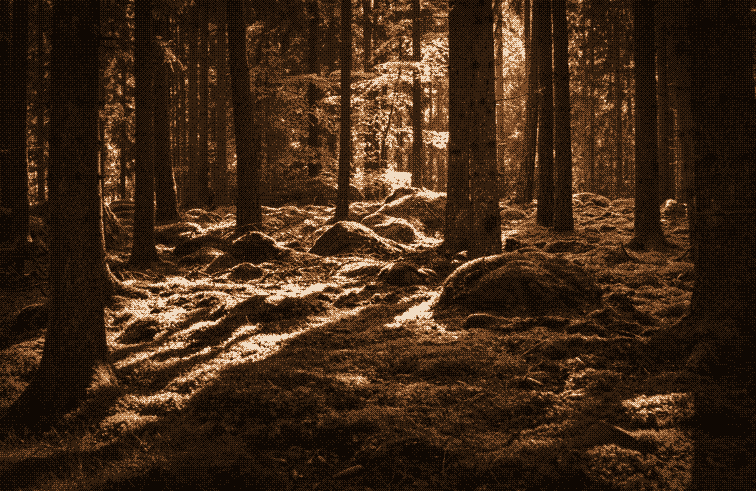
#> input picture assets/dz-about-forest-photo-bark.png, 1512 x 982 px, given in place of about-project-photo.jpg, which was not available (shown at 1/2 size)
$ python make-headings.py
#> lines starting #> are read from the running program, lines starting #| are printed output that depends on the picture
#!/usr/bin/env python3
"""Turns heading photos into monochrome, ordered-dithered versions in a page colour
(same look as home-01..05). Writes assets/dz-<photo>-<ramp>.png.   Run: python3 tools/make-headings.py"""
import os, numpy as np
from PIL import Image, ImageOps, ImageFilter

A = os.path.join(os.path.dirname(__file__), '..', 'assets')
W, H, DOT = 1512, 982, 2           # output size; each dither dot is DOT px

RAMPS = {   # dark -> light, five tones per colour
  'lake': ['#050d16', '#0e2a44', '#1f5a87', '#6aa3c9', '#d6ebf7'],
  'green': ['#04100a', '#0e3023', '#1f6b4c', '#7fbf9c', '#dff3e6'],
  'bark': ['#0f0803', '#35200f', '#7a4a26', '#c28a58', '#f1dcc3'],
}
JOBS = [  # (source photo, ramp)
  ('about-project-photo.jpg', 'lake'), ('about-project-photo.jpg', 'bark'),
  ('student-writing.jpg', 'bark'), ('student-writing.jpg', 'green'),
  ('card-singapore-image.jpg', 'lake'), ('card-microsoft-image.jpg', 'lake'),
  ('course-systems-map.jpg', 'lake'), ('course-lofi-prototype.jpg', 'green'),
  ('about-forest-photo.jpg', 'green'), ('about-forest-photo.jpg', 'bark'),
  ('pinecones.jpg', 'green'), ('pinecones.jpg', 'bark'), ('spider-web.jpg', 'bark'),
]

def bayer(n):
    if n == 1: return np.array([[0]])
    b = bayer(n // 2)
    return np.block([[4*b, 4*b+2], [4*b+3, 4*b+1]])

def hexrgb(h): return tuple(int(h[i:i+2], 16) for i in (1, 3, 5))

def make(src, ramp):
#> called with src = 'about-project-photo.jpg', ramp = 'lake'
    im = Image.open(os.path.join(A, src)).convert('L')
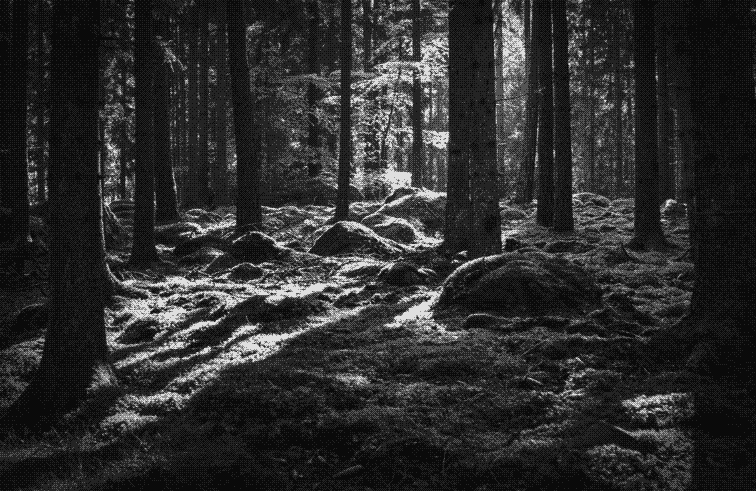
#> im: PIL image 1512x982 L (shown at 1/2 size); min 10, max 223, mean 44.4
    im = ImageOps.fit(im, (W // DOT, H // DOT), Image.LANCZOS, centering=(0.5, 0.5))
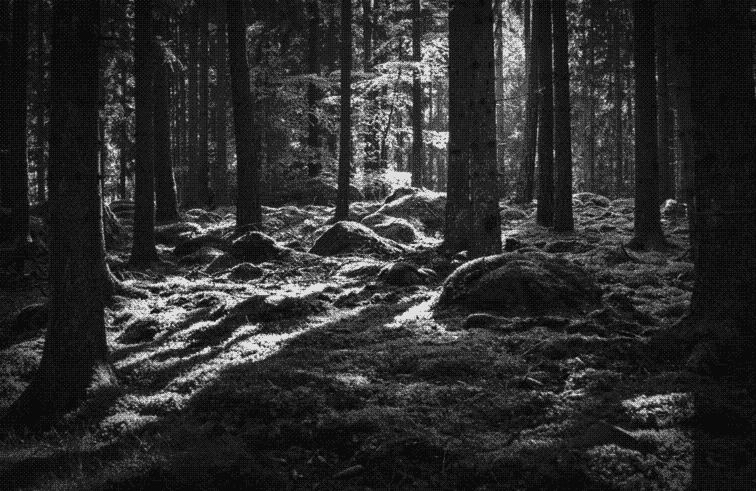
#> im: PIL image 756x491 L; min 6, max 230, mean 44.4
    im = ImageOps.autocontrast(im, cutoff=1.5).filter(ImageFilter.GaussianBlur(0.4))
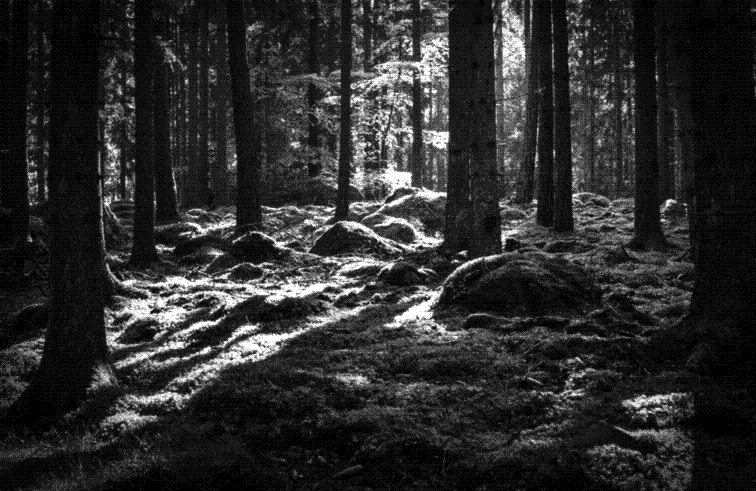
#> im: PIL image 756x491 L; min 0, max 255, mean 43.9
    v = (np.array(im).astype(float) / 255) ** 1.15          # slightly darker mid-tones
    pal = np.array([hexrgb(c) for c in RAMPS[ramp]], dtype=np.uint8)
    L = len(pal)
    h, w = v.shape
#> h = 491; w = 756
    thr = np.tile((bayer(8) + 0.5) / 64, (h // 8 + 1, w // 8 + 1))[:h, :w]
    t = v * (L - 1)
    lo = np.floor(t).astype(int); frac = t - lo
#> after `lo = np.floor(t).astype(int)`:
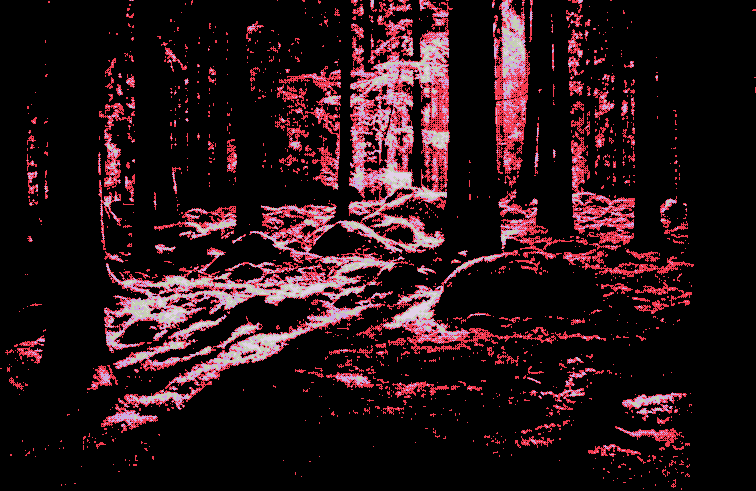
#> lo: shape (491, 756) int64; 5 distinct labels, from 0 to 4; one colour per label, 0 black
#> after `frac = t - lo`:
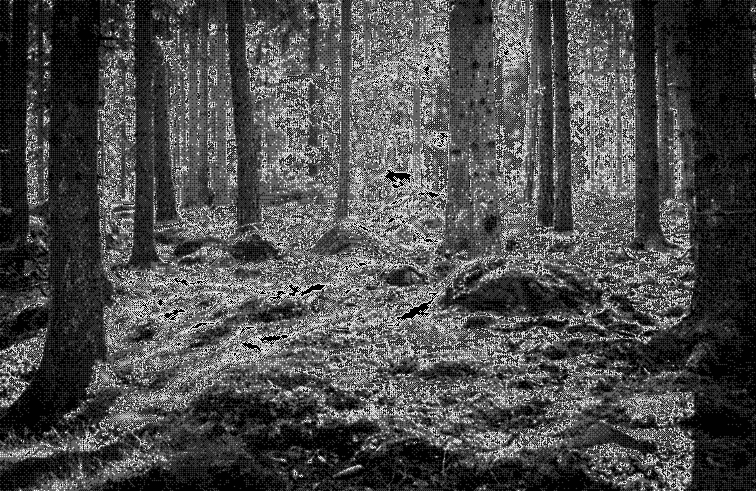
#> frac: shape (491, 756) float64; min 0, max 0.994, mean 0.297
    idx = np.clip(lo + (frac > thr), 0, L - 1)
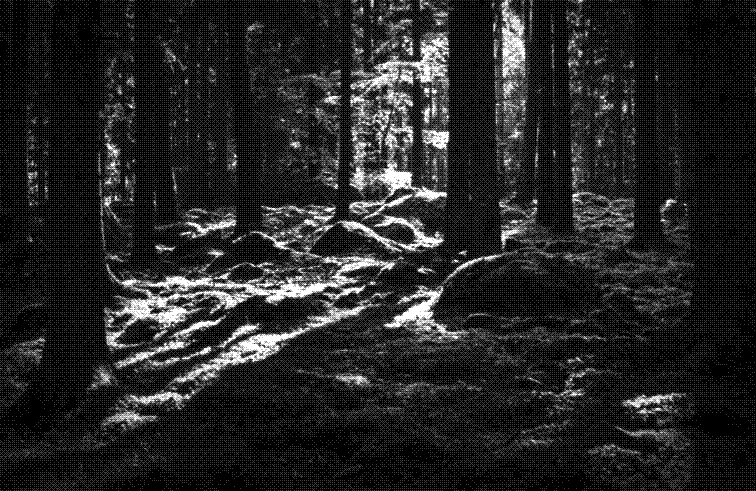
#> idx: shape (491, 756) int64; min 0, max 4, mean 0.581; drawn with min black and max white
    out = Image.fromarray(pal[idx], 'RGB').resize((w * DOT, h * DOT), Image.NEAREST)
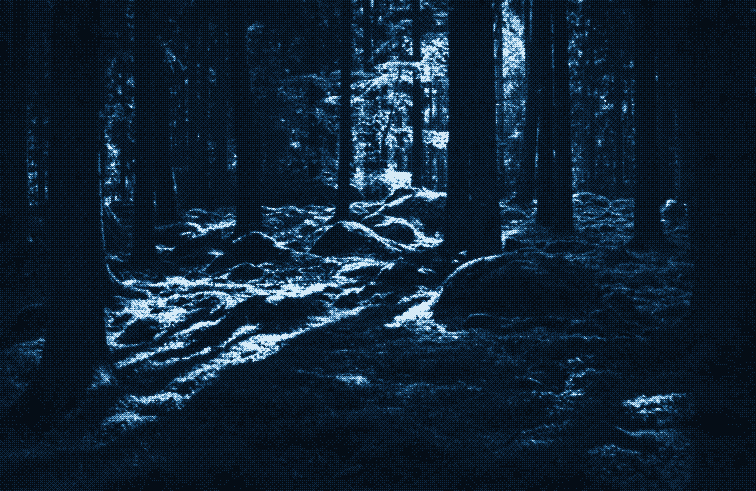
#> out: PIL image 1512x982 RGB (shown at 1/2 size); mean R, G, B 16.5, 34.8, 51.7
#> pass 3 of the loop `for s, r in JOBS: print(make(s, r))`:
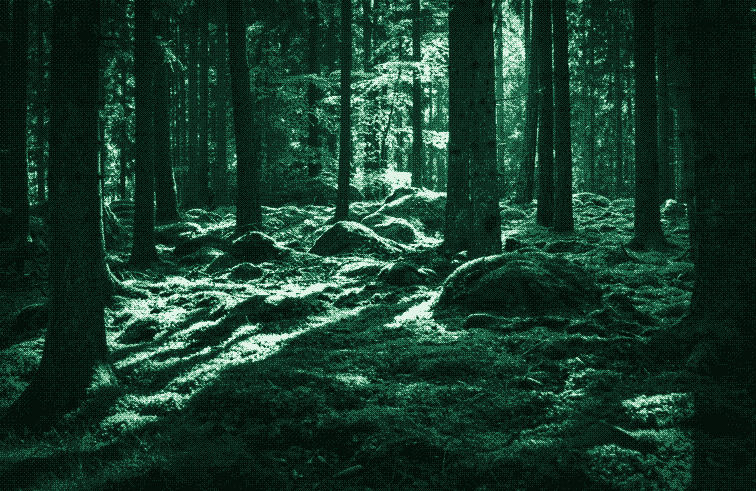
#> input picture assets/dz-about-forest-photo-green.png, 1512 x 982 px, given in place of student-writing.jpg, which was not available (shown at 1/2 size)
#> in make (call 3), `lo = np.floor(t).astype(int)`:
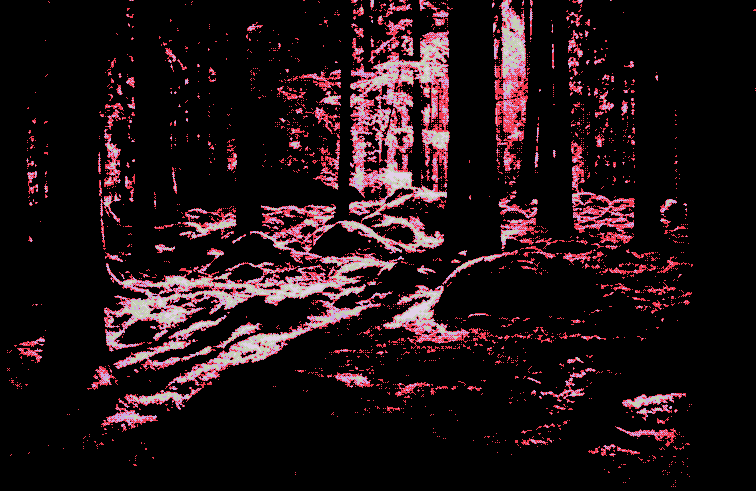
#> lo: shape (491, 756) int64; 5 distinct labels, from 0 to 4; one colour per label, 0 black
#> in make (call 3), `out = Image.fromarray(pal[idx], 'RGB').resize((w * DOT, h * DOT), Imag..`:
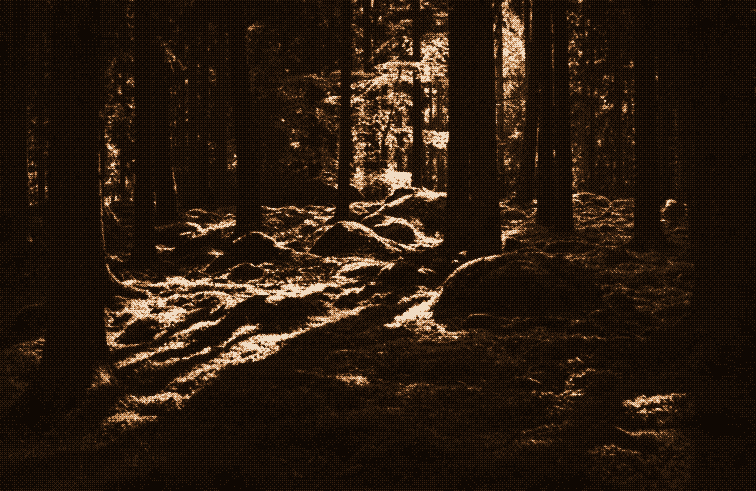
#> out: PIL image 1512x982 RGB (shown at 1/2 size); mean R, G, B 40.3, 26.2, 14.8
    name = 'dz-%s-%s.png' % (os.path.splitext(src)[0], ramp)
    out.convert('P', palette=Image.ADAPTIVE, colors=16).save(os.path.join(A, name), optimize=True)
    return name

if __name__ == '__main__':
#> (the run stopped early here; a loop or call above may not have finished)
